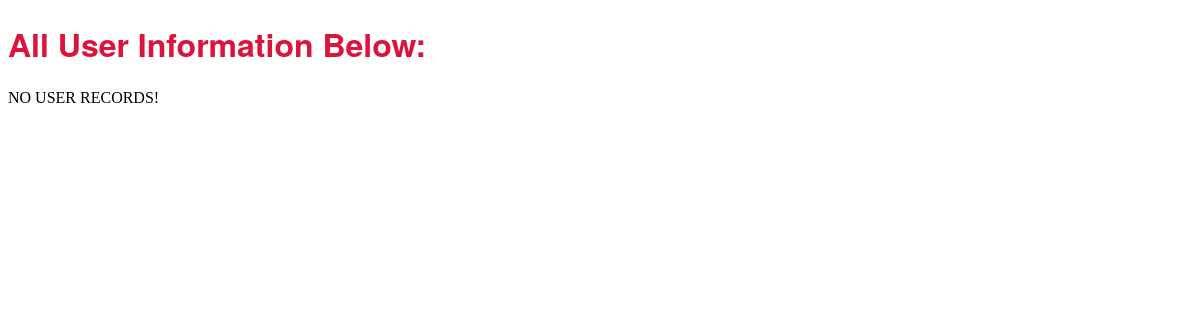
The page /user/ on the database as committed earlier.
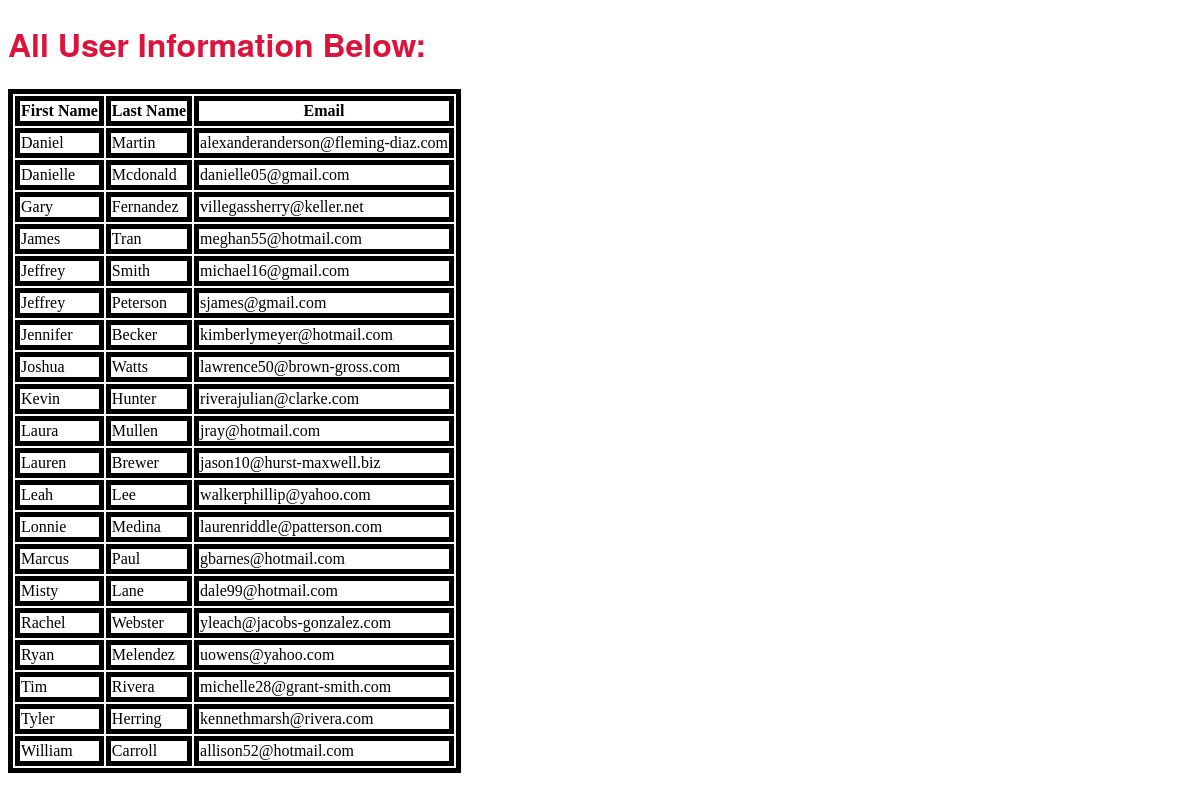
The same page on the database as committed later.
### firstApp/models.py (models this page shows, shortened)
class User(models.Model):
    first_name=models.CharField(max_length=24)
    last_name=models.CharField(max_length=24)
    email=models.EmailField(max_length=128,unique=True)

### firstApp/views.py (the view)
# urls.py: path('user/', views.user, name='user'),
def user(req):
    data=User.objects.order_by('first_name')
    dict={'user_info':data}
    return render(req,'firstApp/user.html',context=dict)

### templates/firstApp/user.html (shortened to what this page needs)
<!DOCTYPE html>
{% load staticfiles %}
<html lang="en">
<head>
    <link rel="stylesheet" href={% static "css/first.css" %}>
</head>
<body>
<h1>All User Information Below:</h1>
<div>
    {% if user_info%}
    <table>
        <thread>
            <th>First Name</th>
            <th>Last Name</th>
            <th>Email</th>
        </thread>
        {% for user in user_info %}
        <tr>
            <td>{{user.first_name}}</td>
            <td>{{user.last_name}}</td>
            <td>{{user.email}}</td>
        </tr>
        {% endfor %}
    </table>
    {% else %}
    <p>NO USER RECORDS!</p>
    {% endif %}
</div>
</body>
</html>

### static/css/first.css (style rules this page uses)
h1 { color: crimson; font-family: "Helvetica Neue", Helvetica, Arial, sans-serif; }
table, th, td { border: 5px solid black }

Rows that differ between the two databases and show on the page:
added User: first_name "Daniel", last_name "Martin", email "alexanderanderson@fleming-diaz.com"
added User: first_name "Danielle", last_name "Mcdonald", email "danielle05@gmail.com"
added User: first_name "Gary", last_name "Fernandez", email "villegassherry@keller.net"
added User: first_name "James", last_name "Tran", email "meghan55@hotmail.com"
added User: first_name "Jeffrey", last_name "Smith", email "michael16@gmail.com"
added User: first_name "Jeffrey", last_name "Peterson", email "sjames@gmail.com"
added User: first_name "Jennifer", last_name "Becker", email "kimberlymeyer@hotmail.com"
added User: first_name "Joshua", last_name "Watts", email "lawrence50@brown-gross.com"
added User: first_name "Kevin", last_name "Hunter", email "riverajulian@clarke.com"
added User: first_name "Laura", last_name "Mullen", email "jray@hotmail.com"
added User: first_name "Lauren", last_name "Brewer", email "jason10@hurst-maxwell.biz"
added User: first_name "Leah", last_name "Lee", email "walkerphillip@yahoo.com"
added User: first_name "Lonnie", last_name "Medina", email "laurenriddle@patterson.com"
added User: first_name "Marcus", last_name "Paul", email "gbarnes@hotmail.com"
added User: first_name "Misty", last_name "Lane", email "dale99@hotmail.com"
added User: first_name "Rachel", last_name "Webster", email "yleach@jacobs-gonzalez.com"
added User: first_name "Ryan", last_name "Melendez", email "uowens@yahoo.com"
added User: first_name "Tim", last_name "Rivera", email "michelle28@grant-smith.com"
added User: first_name "Tyler", last_name "Herring", email "kennethmarsh@rivera.com"
added User: first_name "William", last_name "Carroll", email "allison52@hotmail.com"
Other text that changed with them:
text no longer shown: "NO USER RECORDS!"
text now shown: "First Name Last Name Email"
